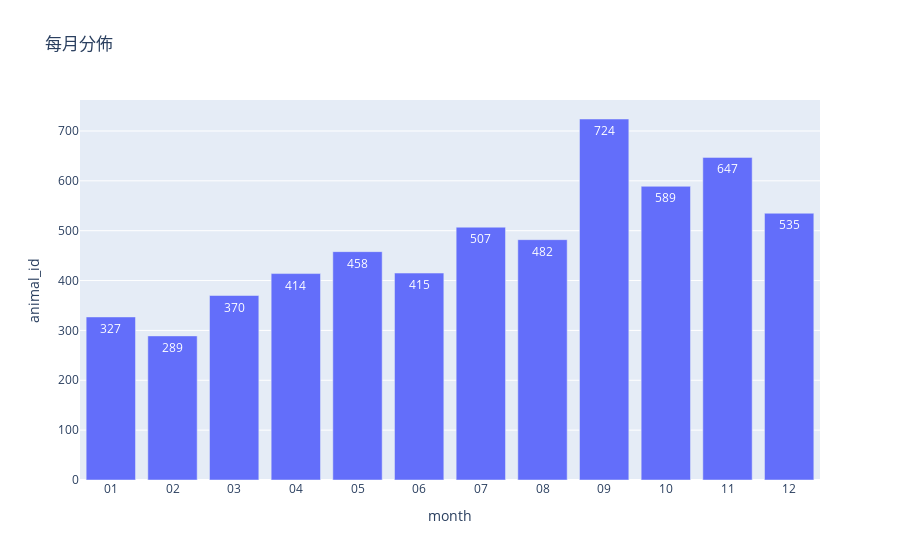

Source (notebook cell):
### Markdown cell above
## 各月分佈

整體來看，會發現 9~12 月拾獲較多流浪狗，但若是拆成不同年份來看，就會注意到數據還是受 2023 年影響為主，所以增加的原因也是需要更多資訊才能確定。

### Code cell
month_groupby = df.groupby('month', as_index=False).count()
fig = px.bar(month_groupby, x='month', y='animal_id', title='每月分佈', text_auto=True)
fig.show()

### Figure 1 — Plotly figure (JSON) as saved in the notebook; plotly's stock layout.template omitted (floating-point values rounded to 4 significant figures)
{"data": [{"alignmentgroup": "True", "hovertemplate": "month=%{x}<br>animal_id=%{y}<extra></extra>", "legendgroup": "", "marker": {"color": "#636efa", "pattern": {"shape": ""}}, "name": "", "offsetgroup": "", "orientation": "v", "showlegend": false, "textposition": "auto", "texttemplate": "%{y}", "type": "bar", "x": ["01", "02", "03", "04", "05", "06", "07", "08", "09", "10", "11", "12"], "xaxis": "x", "y": [327, 289, 370, 414, 458, 415, 507, 482, 724, 589, 647, 535], "yaxis": "y"}], "layout": {"barmode": "relative", "legend": {"tracegroupgap": 0}, "title": {"text": "每月分佈"}, "xaxis": {"anchor": "y", "domain": [0, 1], "title": {"text": "month"}}, "yaxis": {"anchor": "x", "domain": [0, 1], "title": {"text": "animal_id"}}}}
